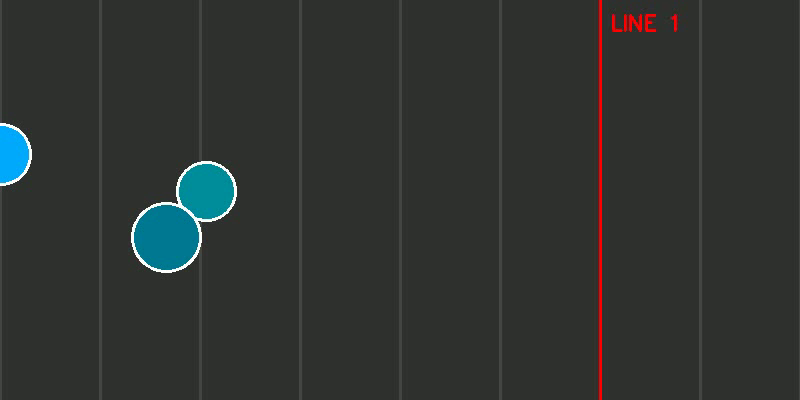
#> input picture frame 60 of cv-k17-chieut4-main/bang_chuyen (1).mp4, 800 x 400 px
$ python lab2.py
#> lines starting #> are read from the running program, lines starting #| are printed output that depends on the picture; after the words box and inside, x2 and y2 are one past the last pixel; in counts of white or black regions, pixels touching at a corner belong together
import cv2 as cv
import numpy as np
import math

# =========================
# CẤU HÌNH
# =========================
VIDEO_PATH = "bang_chuyen (1).mp4"

LINE_X = 600          # vị trí line đỏ (tọa độ x). Bạn chỉnh cho đúng vị trí trong video
LINE_COLOR = (0, 0, 255)
LINE_THICK = 3

# Đếm hướng: "LR" = Left->Right, "RL" = Right->Left, "BOTH" = cả hai
COUNT_DIR = "LR"

# Tracking đơn giản
MAX_DIST = 60         # khoảng cách tối đa để ghép cùng 1 ID giữa 2 frame
MAX_MISSES = 10       # số frame mất dấu trước khi xóa track

# Tốc độ phát
speed = 1.0           # 1.0 = bình thường; 2.0 = nhanh gấp đôi; 0.5 = chậm nửa

# =========================
# HÀM PHỤ
# =========================
def dist(p1, p2):
    return math.hypot(p1[0] - p2[0], p1[1] - p2[1])

# =========================
# TRACKS DATA
# =========================
# tracks[id] = {
#   "center": (x, y),
#   "prev_x": x_prev,
#   "miss": int,
#   "counted": bool
# }
tracks = {}
next_id = 0
count = 0

# =========================
# OPEN VIDEO
# =========================
vid = cv.VideoCapture(VIDEO_PATH)
if not vid.isOpened():
    raise FileNotFoundError(f"Không mở được video: {VIDEO_PATH}")

fps = vid.get(cv.CAP_PROP_FPS)
if fps <= 1e-6:
    fps = 25.0
base_delay = int(1000 / fps)

while True:
    ret, frame = vid.read()
#> frame is the input picture: shape (400, 800, 3); mean B, G, R 48.9, 51.2, 47.5
    if not ret:
        break

    h, w = frame.shape[:2]
#> h = 400; w = 800
    # nếu LINE_X vượt khung hình thì kéo về hợp lệ
    LINE_X = max(0, min(LINE_X, w - 1))
#> LINE_X = 600

    # =========================
    # 1) TIỀN XỬ LÝ + TÌM CIRCLE
    # =========================
    gray = cv.cvtColor(frame, cv.COLOR_BGR2GRAY)
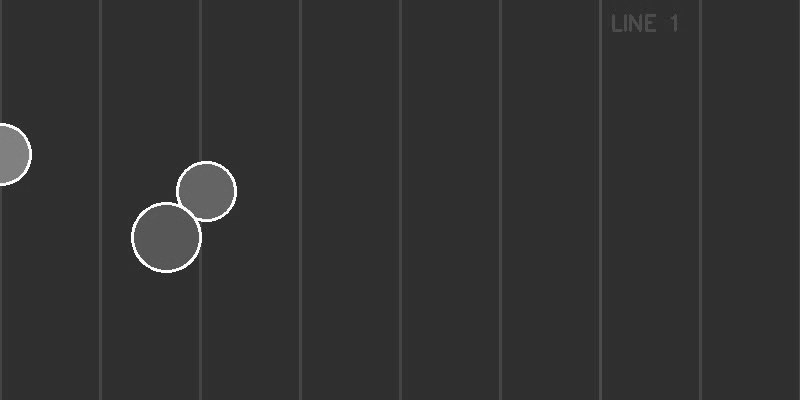
#> gray: shape (400, 800); min 38, max 255, mean 49.8
    gray = cv.GaussianBlur(gray, (9, 9), 2)

    circles = cv.HoughCircles(
        gray,
        cv.HOUGH_GRADIENT,
        dp=1.2,
        minDist=30,
        param1=120,    # edge threshold
        param2=25,     # càng nhỏ càng dễ ra nhiều circle (nhiều nhiễu hơn)
        minRadius=8,
        maxRadius=80
    )
#> circles = [[166.2, 237, 36.08], [205.8, 191.4, 31.28], [3, 150.6, 28.28]]

    detections = []
    if circles is not None:
        circles = np.uint16(np.around(circles))
#> circles = [[166, 237, 36], [206, 191, 31], [3, 151, 28]]
        for (x, y, r) in circles[0, :]:
            detections.append((int(x), int(y), int(r)))
#> this loop made 3 passes
#> after the loop, detections = [(166, 237, 36), (206, 191, 31), (3, 151, 28)]

    # =========================
    # 2) GHÉP DETECTION VÀO TRACK (NEAREST NEIGHBOR)
    # =========================
    used_det = set()
    updated_ids = set()

    # ghép từng track cũ với detection gần nhất
    for tid, tinfo in list(tracks.items()):
        best_j = -1
        best_d = 1e9
        tx, ty = tinfo["center"]

        for j, (x, y, r) in enumerate(detections):
            if j in used_det:
                continue
            d = dist((tx, ty), (x, y))
            if d < best_d:
                best_d = d
                best_j = j

        if best_j != -1 and best_d <= MAX_DIST:
            # update track
            x, y, r = detections[best_j]
            used_det.add(best_j)
            updated_ids.add(tid)

            prev_x = tinfo["center"][0]
            tracks[tid]["center"] = (x, y)
            tracks[tid]["prev_x"] = prev_x
            tracks[tid]["miss"] = 0
            tracks[tid]["r"] = r
        else:
            # không ghép được -> tăng miss
            tracks[tid]["miss"] += 1
#> after the loop, tracks = 0 items; updated_ids = 0 items; used_det = 0 items

    # track nào miss quá lâu thì xóa
    for tid in list(tracks.keys()):
        if tracks[tid]["miss"] > MAX_MISSES:
            del tracks[tid]
#> this loop made 0 passes

    # detection còn lại -> tạo track mới
    for j, (x, y, r) in enumerate(detections):
        if j in used_det:
            continue
        tracks[next_id] = {
            "center": (x, y),
            "prev_x": x,
            "miss": 0,
            "counted": False,
            "r": r
        }
        next_id += 1
#> after the loop, next_id = 3; tracks = 3 items

    # =========================
    # 3) ĐẾM KHI VƯỢT LINE
    # =========================
    for tid, tinfo in tracks.items():
        x, y = tinfo["center"]
        prev_x = tinfo["prev_x"]

        crossed_LR = (prev_x < LINE_X and x >= LINE_X)
        crossed_RL = (prev_x > LINE_X and x <= LINE_X)

        do_count = False
        if COUNT_DIR == "LR" and crossed_LR:
            do_count = True
        elif COUNT_DIR == "RL" and crossed_RL:
            do_count = True
        elif COUNT_DIR == "BOTH" and (crossed_LR or crossed_RL):
            do_count = True

        if do_count and (not tinfo["counted"]):
            count += 1
            tracks[tid]["counted"] = True
#> this loop made 3 passes
#> (x, y, prev_x) on passes 1 to 3: (166, 237, 166), (206, 191, 206), (3, 151, 3)
#> after the loop, count = 0

    # =========================
    # 4) VẼ UI
    # =========================
    # vẽ line đỏ
    cv.line(frame, (LINE_X, 0), (LINE_X, h), LINE_COLOR, LINE_THICK)
    cv.putText(frame, "LINE 1", (LINE_X + 10, 40), cv.FONT_HERSHEY_SIMPLEX, 1, LINE_COLOR, 2)
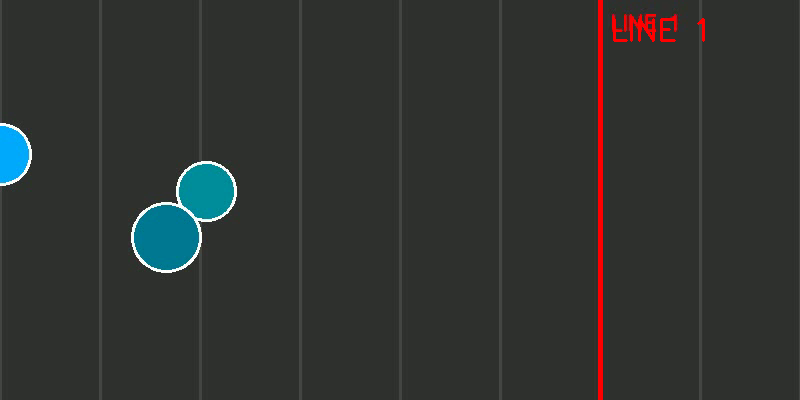
#> frame: shape (400, 800, 3); mean B, G, R 48.7, 51, 48.4

    # vẽ circle + id
    for tid, tinfo in tracks.items():
        x, y = tinfo["center"]
        r = int(tinfo.get("r", 10))
        cv.circle(frame, (x, y), r, (255, 255, 255), 2)
        cv.circle(frame, (x, y), 2, (0, 255, 255), -1)
        cv.putText(frame, f"ID:{tid}", (x - 25, y - r - 10), cv.FONT_HERSHEY_SIMPLEX, 0.6, (255, 255, 255), 2)
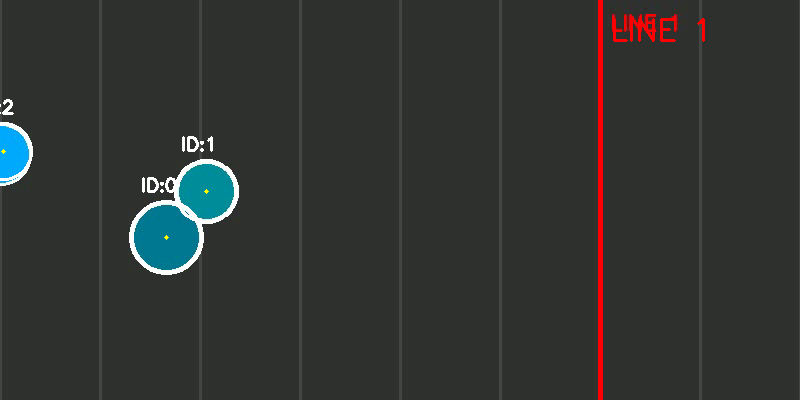
#> frame: shape (400, 800, 3); 0.68% of pixels changed, all inside (x1, y1, x2, y2) = (0, 99, 239, 275)

    cv.putText(frame, f"Count: {count}", (20, 40), cv.FONT_HERSHEY_SIMPLEX, 1, (0, 255, 0), 2)
    cv.putText(frame, f"Speed: {speed:.2f}   (+/- to change)", (20, 75), cv.FONT_HERSHEY_SIMPLEX, 0.7, (0, 255, 0), 2)
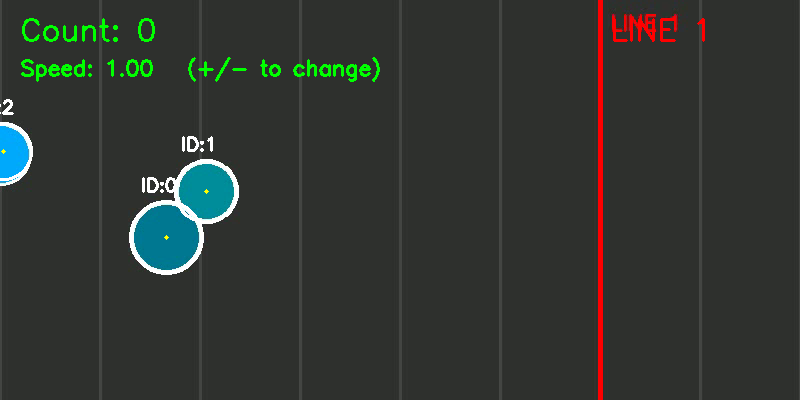
#> frame: shape (400, 800, 3); mean B, G, R 49.3, 53.8, 49.1

    cv.imshow("video", frame)

    # delay theo speed
    delay = max(1, int(base_delay / speed))

    key = cv.waitKey(delay) & 0xFF
#> (key q is pressed here)
    if key == ord("q"):
        break
    elif key == ord("+") or key == ord("="):
        speed = min(10.0, speed + 0.25)
    elif key == ord("-") or key == ord("_"):
        speed = max(0.1, speed - 0.25)
    elif key == ord("r"):
        # reset count
        count = 0
        for tid in tracks:
            tracks[tid]["counted"] = False

vid.release()
cv.destroyAllWindows()
print("Tong so hinh tron vuot line:", count)
#| Tong so hinh tron vuot line: 0

$ run again, starting later in the video
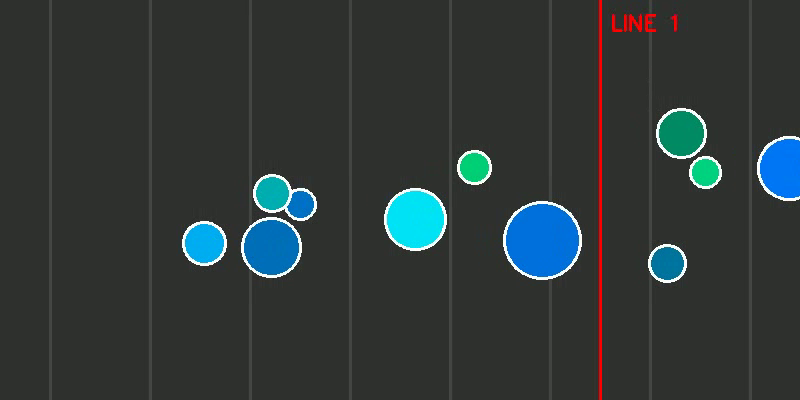
#> input picture frame 270 of cv-k17-chieut4-main/bang_chuyen (1).mp4, 800 x 400 px
#> frame is the input picture: shape (400, 800, 3); mean B, G, R 56.6, 56.6, 48.1
#> `circles = cv.HoughCircles( gray, cv.HOUGH_GRADIENT, dp=1.2, minDist=30..`: circles = [[414.6, 219, 32.36], [541.8, 240.6, 34.76], [270.6, 247.8, 30.8], [681, 132.6, 21.68], [271.8, 192.6, 14.96], [789, 168.6, 32.48], [705, 172.2, 12.32], [474.6, 167.4, 17.36], [203.4, 243, 17.48], [666.6, 263.4, 15.8], [300.6, 203.4, 16.88]]
#> `circles = np.uint16(np.around(circles))`: circles = [[415, 219, 32], [542, 241, 35], [271, 248, 31], [681, 133, 22], [272, 193, 15], [789, 169, 32], [705, 172, 12], [475, 167, 17], [203, 243, 17], [667, 263, 16], [301, 203, 17]]
#> the loop `for (x, y, r) in circles[0, :]:` made 11 passes
#> after the loop `for (x, y, r) in circles[0, :]:`: detections = [(415, 219, 32), (542, 241, 35), (271, 248, 31), (681, 133, 22), (272, 193, 15), (789, 169, 32), (705, 172, 12), (475, 167, 17), (203, 243, 17), (667, 263, 16), (301, 203, 17)]
#> after the loop `for tid, tinfo in list(tracks.items()):`: tracks = 0 items
#> the loop `for j, (x, y, r) in enumerate(detections):` made 11 passes
#> after the loop `for j, (x, y, r) in enumerate(detections):`: next_id = 11; tracks = 11 items
#> the loop `for tid, tinfo in tracks.items():` made 11 passes
#> (x, y, prev_x) on passes 1 to 8: (415, 219, 415), (542, 241, 542), (271, 248, 271), (681, 133, 681), (272, 193, 272), (789, 169, 789), (705, 172, 705), (475, 167, 475)
#> after the loop `for tid, tinfo in tracks.items():`: count = 0
#> the loop `for tid, tinfo in tracks.items():` made 11 passes
#> after the loop `for tid, tinfo in tracks.items():`:
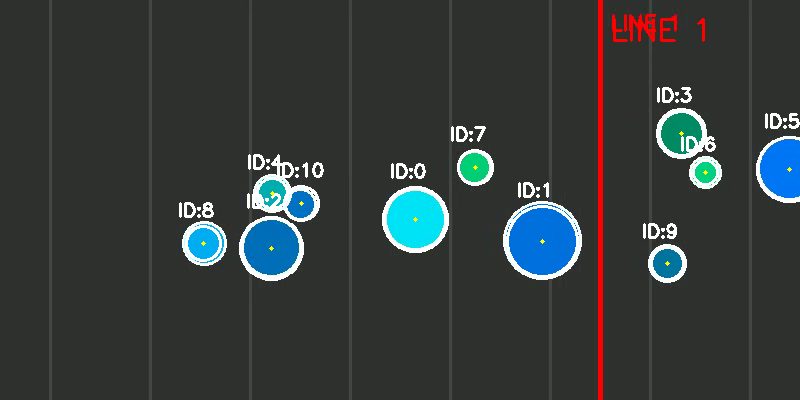
#> frame: shape (400, 800, 3); mean B, G, R 59.6, 59.8, 53.4
#> `cv.putText(frame, f"Speed: {speed:.2f}   (+/- to change)", (20, 75), c..`:
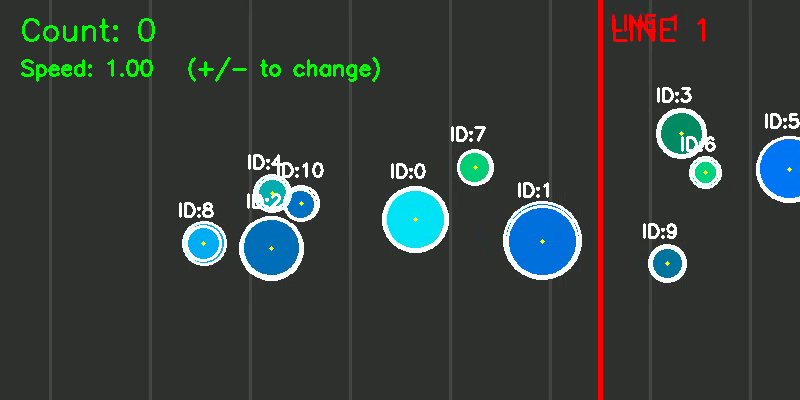
#> frame: shape (400, 800, 3); mean B, G, R 59.2, 61.6, 53
#| Tong so hinh tron vuot line: 0

$ run again, starting later in the video
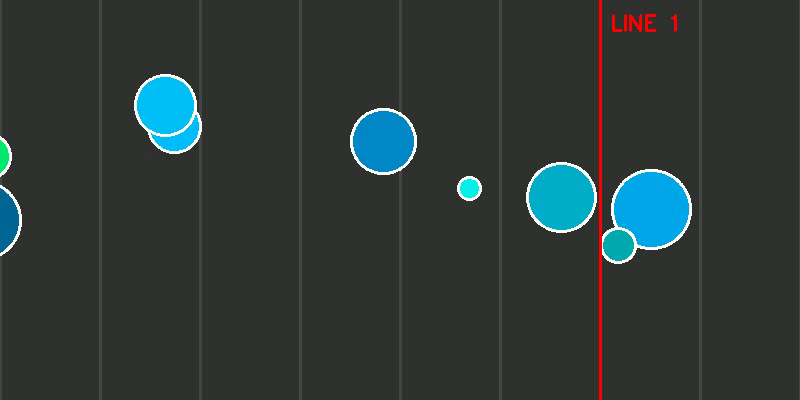
#> input picture frame 480 of cv-k17-chieut4-main/bang_chuyen (1).mp4, 800 x 400 px
#> frame is the input picture: shape (400, 800, 3); mean B, G, R 56, 56.5, 47.7
#> `circles = cv.HoughCircles( gray, cv.HOUGH_GRADIENT, dp=1.2, minDist=30..`: circles = [[165, 105, 32.12], [651, 208.2, 41], [383.4, 141, 29.72], [561, 197.4, 31.64], [468.6, 187.8, 12.92], [617.4, 245.4, 14.6]]
#> `circles = np.uint16(np.around(circles))`: circles = [[165, 105, 32], [651, 208, 41], [383, 141, 30], [561, 197, 32], [469, 188, 13], [617, 245, 15]]
#> the loop `for (x, y, r) in circles[0, :]:` made 6 passes
#> after the loop `for (x, y, r) in circles[0, :]:`: detections = [(165, 105, 32), (651, 208, 41), (383, 141, 30), (561, 197, 32), (469, 188, 13), (617, 245, 15)]
#> after the loop `for tid, tinfo in list(tracks.items()):`: tracks = 0 items
#> the loop `for j, (x, y, r) in enumerate(detections):` made 6 passes
#> after the loop `for j, (x, y, r) in enumerate(detections):`: next_id = 6; tracks = 6 items
#> the loop `for tid, tinfo in tracks.items():` made 6 passes
#> (x, y, prev_x) on passes 1 to 6: (165, 105, 165), (651, 208, 651), (383, 141, 383), (561, 197, 561), (469, 188, 469), (617, 245, 617)
#> after the loop `for tid, tinfo in tracks.items():`: count = 0
#> the loop `for tid, tinfo in tracks.items():` made 6 passes
#> after the loop `for tid, tinfo in tracks.items():`:
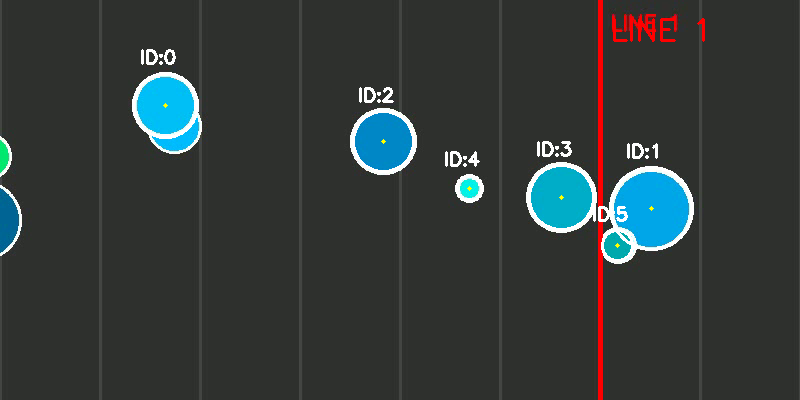
#> frame: shape (400, 800, 3); mean B, G, R 57.6, 58.3, 51.1
#> `cv.putText(frame, f"Speed: {speed:.2f}   (+/- to change)", (20, 75), c..`:
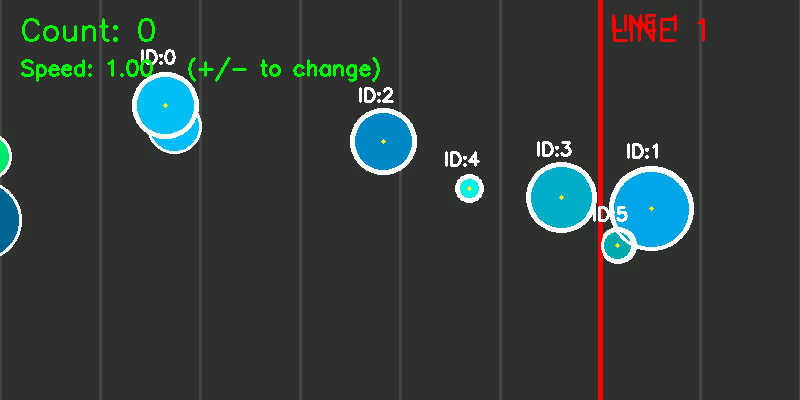
#> frame: shape (400, 800, 3); mean B, G, R 57.2, 60.1, 50.7
#| Tong so hinh tron vuot line: 0
